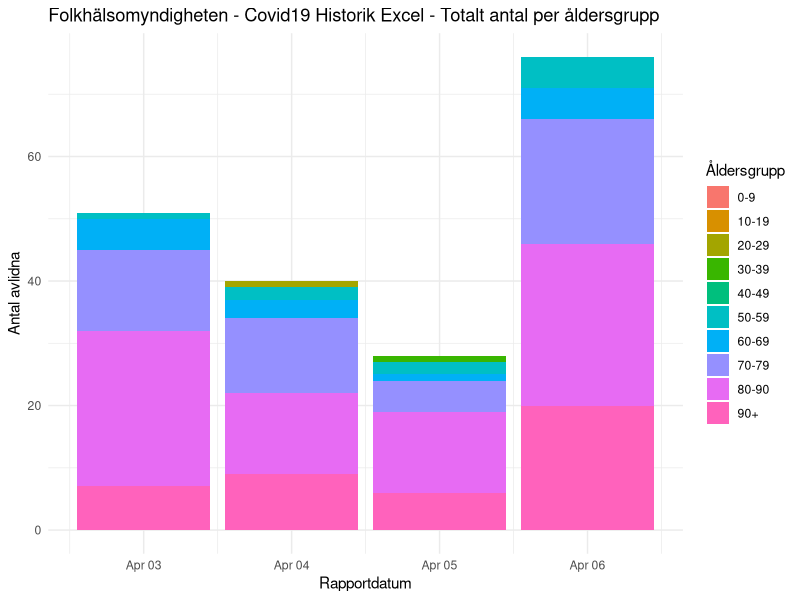

Write R code to recreate this figure.
library(tidyverse)

age_groups <- c("0-9","10-19","20-29","30-39","40-49","50-59","60-69","70-79","80-90","90+")

deaths_20200402 <- c(0,0,2,0,1,12,18, 76,119,54)
deaths_20200403 <- c(0,0,2,0,1,13,23, 89,144,61)
deaths_20200404 <- c(0,0,3,0,1,15,26,101,157,70)
deaths_20200405 <- c(0,0,3,1,1,17,27,106,170,76)
deaths_20200406 <- c(0,0,3,1,1,22,32,126,196,96)

data <- data.frame(deaths = integer(), report_date = as.Date(as.character()), age_group = as.character()) %>%
  add_row(
    deaths = deaths_20200402,
    age_group = age_groups,
    report_date = NA
  ) %>%
  add_row(
    deaths = deaths_20200403 - deaths_20200402,
    age_group = age_groups,
    report_date = rep(as.Date("2020-04-03"), length(deaths_20200403))
  ) %>%
  add_row(
    deaths = deaths_20200404 - deaths_20200403,
    age_group = age_groups,
    report_date = rep(as.Date("2020-04-04"), length(deaths_20200404))
  ) %>%
  add_row(
    deaths = deaths_20200405 - deaths_20200404,
    age_group = age_groups,
    report_date = rep(as.Date("2020-04-05"), length(deaths_20200405))
  ) %>%
  add_row(
    deaths = deaths_20200406 - deaths_20200405,
    age_group = age_groups,
    report_date = rep(as.Date("2020-04-06"), length(deaths_20200406))
  )

# data$report_date <- as.factor(data$report_date)

ggplot(data, aes(x=report_date)) +
  geom_col(aes(y=deaths, fill=age_group)) +
  theme_minimal() +
  labs(x = "Rapportdatum", fill = "Åldersgrupp", y = "Antal avlidna") +
  ggtitle("Folkhälsomyndigheten - Covid19 Historik Excel - Totalt antal per åldersgrupp")

